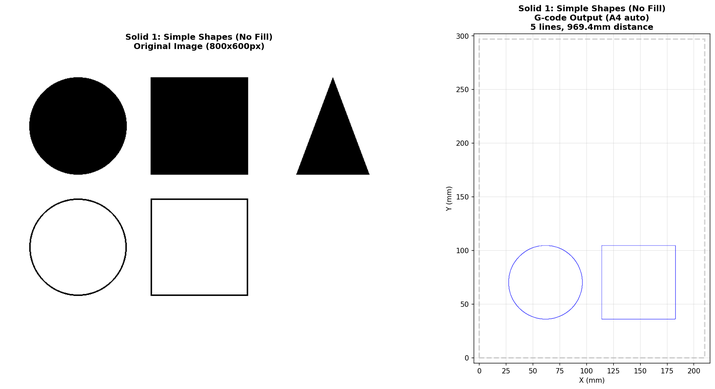
#> input picture test_visualizations_integrated/solid_1_test1_simple_shapes.png, 715 x 389 px, shrunk from 2156 x 1174 before the run, found by its file name
$ python show_test_results.py
#> lines starting #> are read from the running program, lines starting #| are printed output that depends on the picture
#!/usr/bin/env python3
"""
Display key test visualizations showing solid area filling results.
"""

import matplotlib.pyplot as plt
from PIL import Image
from pathlib import Path

def show_comparison_grid():
    """Display a grid of key test results."""
    viz_dir = Path('../visualizations/test_visualizations_integrated')

    # Key visualizations to show
    images = [
        ('solid_1_test1_simple_shapes.png', 'Without Fill\n5 lines, 969mm'),
        ('solid_2_test1_simple_shapes.png', 'With Fill\n816 lines, 33,152mm'),
        ('solid_4_test4_floor_plan_with_walls.png', 'Floor Plan Walls\n499 lines, 14,272mm'),
        ('solid_6_test7_circuit_with_pads.png', 'Circuit Pads\n485 lines, 28,558mm'),
    ]

    # Create 2x2 grid
    fig, axes = plt.subplots(2, 2, figsize=(20, 16))
    fig.suptitle('Blueprint2GCode - Integrated Test Results\nShowing Input Image (left) vs G-code Output (right)',
                 fontsize=16, fontweight='bold')

    for idx, (img_file, title) in enumerate(images):
        row = idx // 2
        col = idx % 2
        ax = axes[row, col]

        img_path = viz_dir / img_file
        if img_path.exists():
            img = Image.open(img_path)
#> img is the input picture: PIL image 715x389 RGBA; mean R, G, B, A 231.9, 231.9, 232.2, 255
            ax.imshow(img)
            ax.set_title(title, fontsize=14, fontweight='bold')
            ax.axis('off')
        else:
            ax.text(0.5, 0.5, f'Image not found:\n{img_file}',
                   ha='center', va='center', transform=ax.transAxes)
            ax.axis('off')

    plt.tight_layout()

    # Save combined view
    output_file = viz_dir / 'combined_results.png'
    plt.savefig(output_file, dpi=150, bbox_inches='tight')
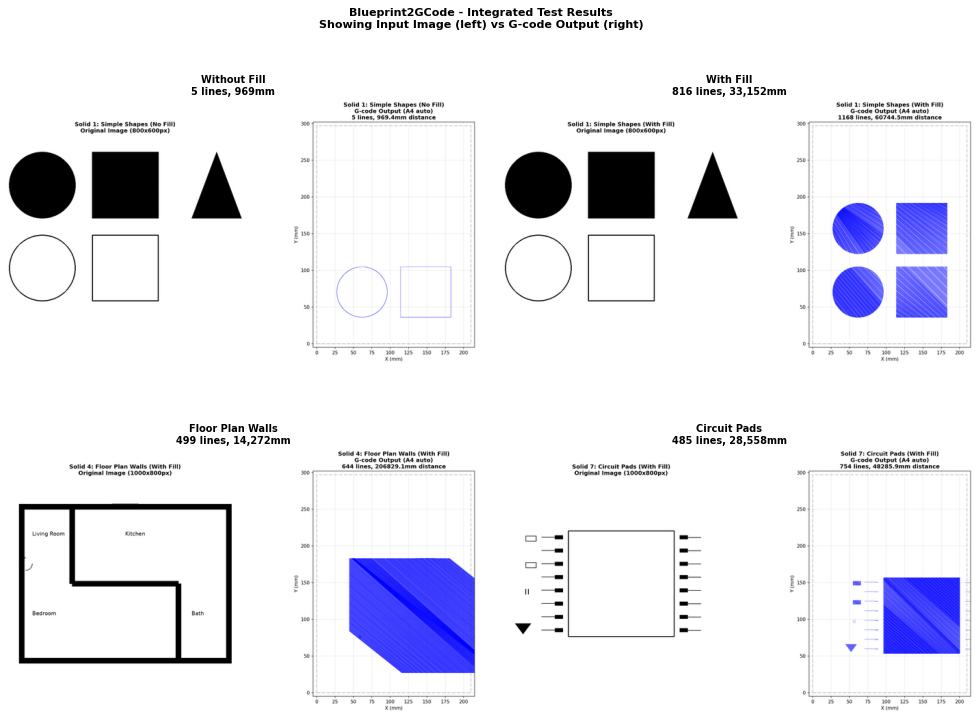
#> figure drawn by matplotlib, 4 panels
    print(f"Combined visualization saved to: {output_file}")

    # Show the plot
    plt.show()

if __name__ == '__main__':
    print("=" * 80)
    print("DISPLAYING KEY TEST RESULTS")
    print("=" * 80)
    show_comparison_grid()
